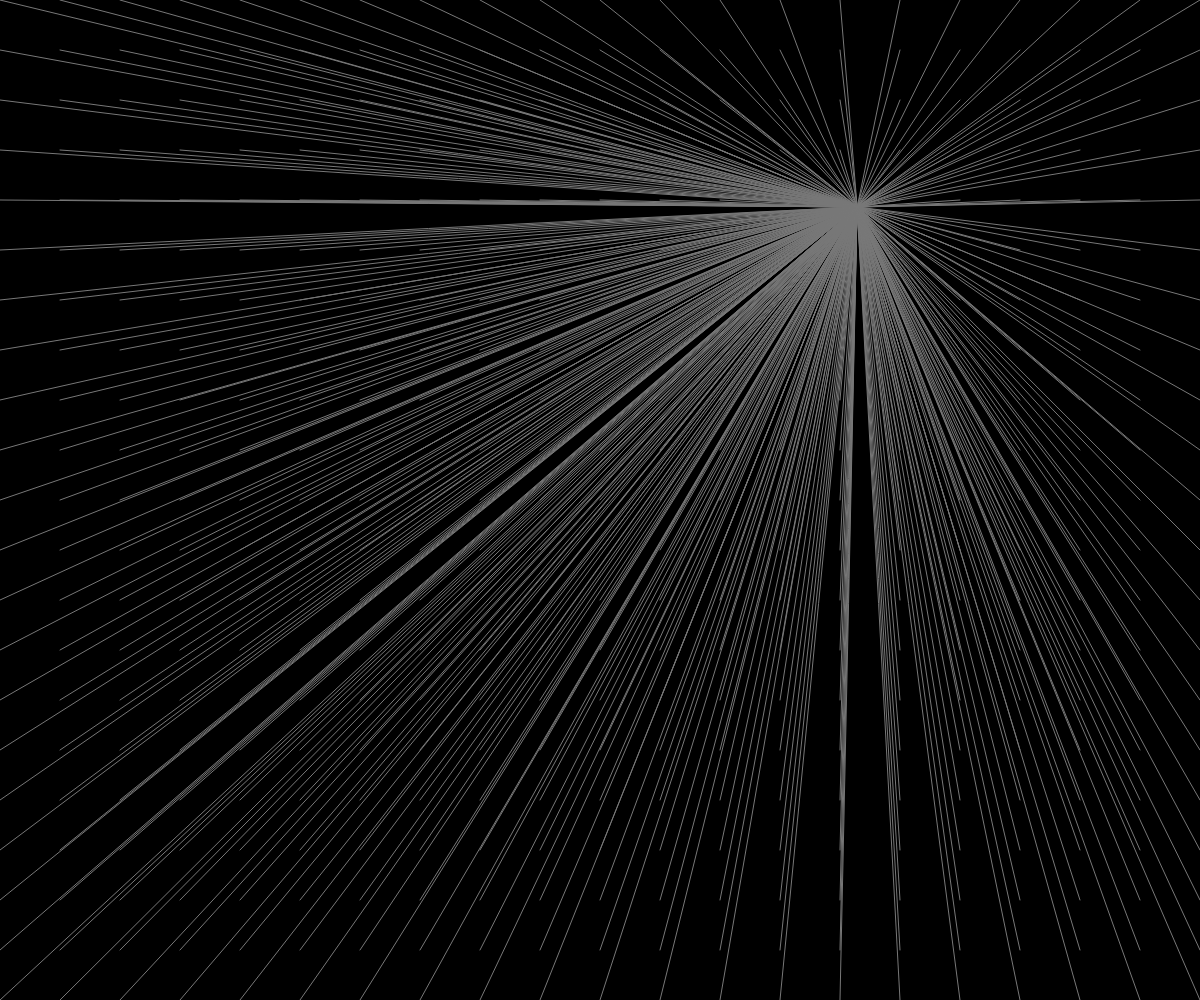
Frame 1 (no input)
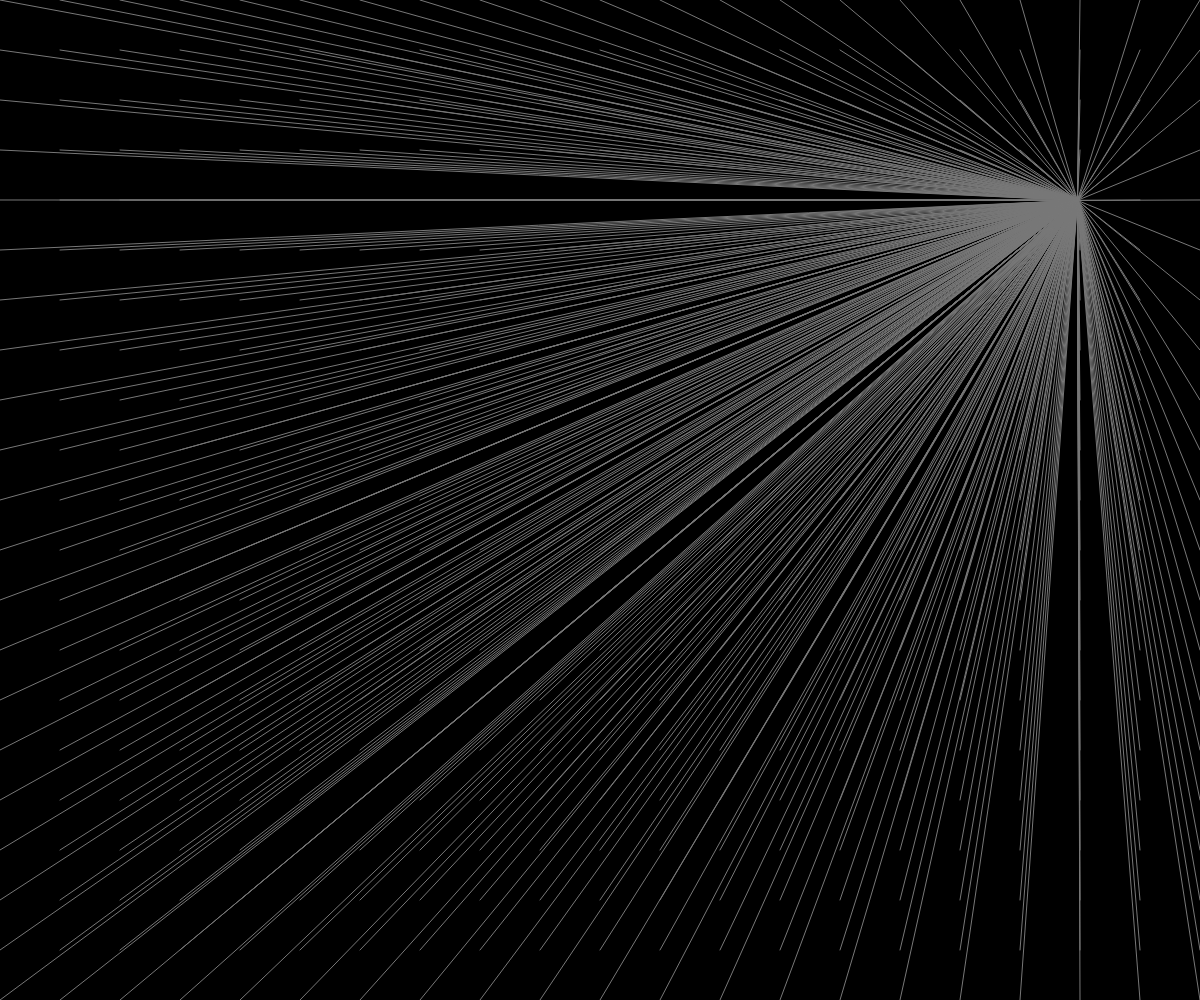
Frame 60 (no input)
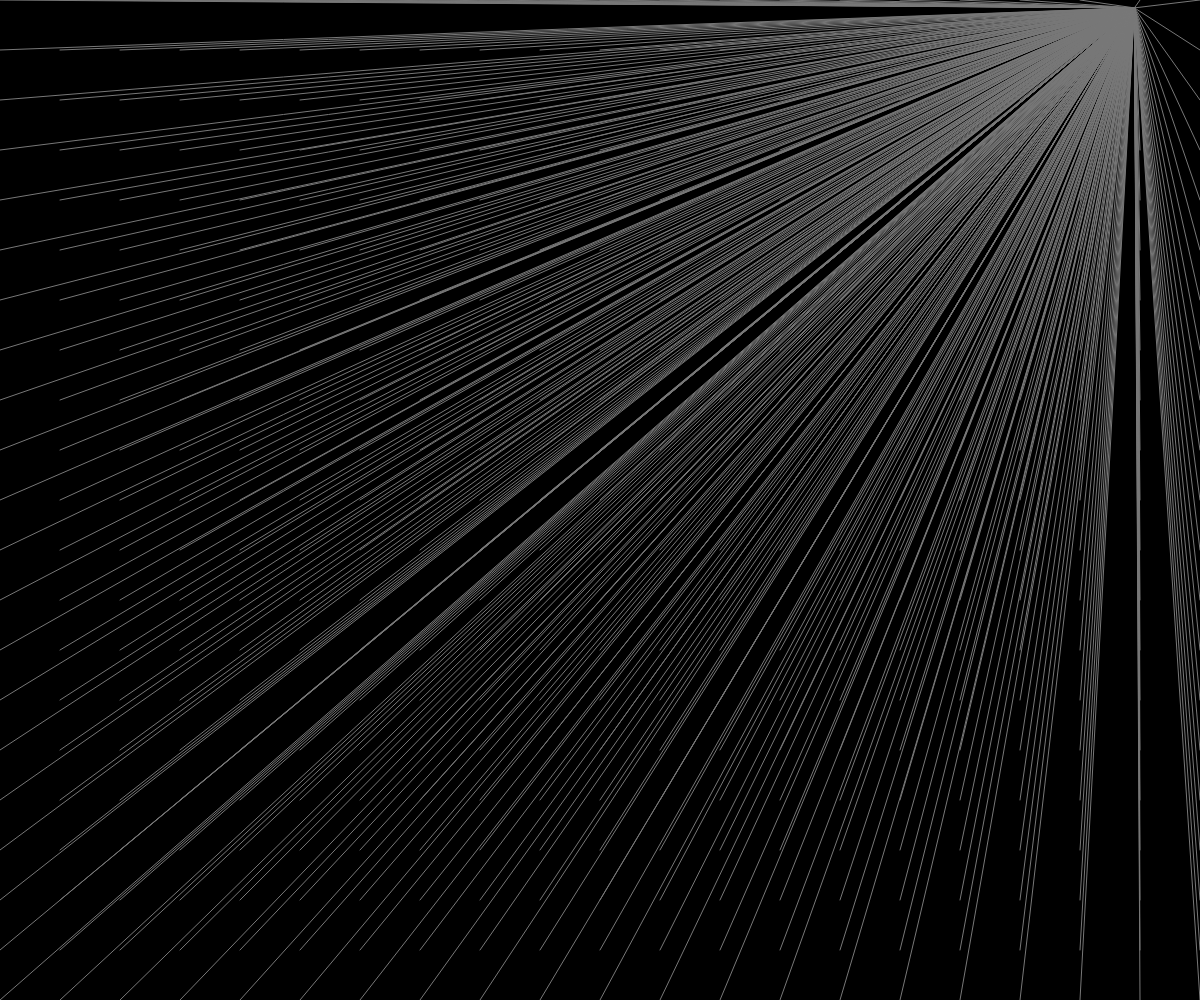
Frame 120 (the mouse pressed at the canvas centre since frame 60)

The p5.js sketch that drew these frames (run headless with seeded random() and noise() and a simulated clock; from frame 60 on, the mouse is pressed at the canvas centre):

// p5.js sketch
// ── sketch.js
function setup() {
  createCanvas(windowWidth, windowHeight);
}

function draw() {
  background(0);
  stroke(120, 120, 120);
  var randomX = random(width);
  var randomY = random(height);
  for (let x = 0; x <= width + 20; x += width / 20) {
    for (let y = 0; y <= height + 20; y += height / 20) {
      line(x, y, randomX, randomY);
    }
  }
}
